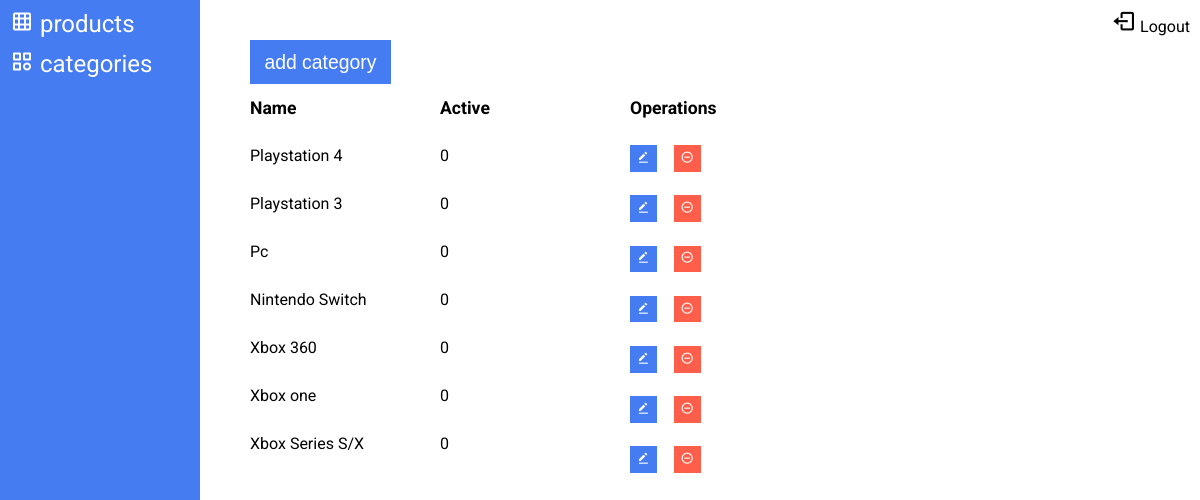
Page /php/categories_list.php (signed in) on the committed database.
### tables this page shows
CREATE TABLE `category` (
  `category_id` int(10) UNSIGNED NOT NULL,
  `name` varchar(255) NOT NULL,
  `description` text,
  `active` tinyint(1) NOT NULL
);

### php/categories_list.php (the view, shortened to what this page needs)
<?php
include("db_connect.php");
$sql = "SELECT * FROM category";
$result = mysqli_query($conn, $sql);
?>
<!DOCTYPE html>
<html lang="en">
<head>
  <link rel="stylesheet" href="../assets/css/product_list.css">
  <link rel="stylesheet" href="../assets/css/style.css">
  <link href='https://unpkg.com/boxicons@2.1.2/css/boxicons.min.css' rel='stylesheet'>
</head>
<body>
  <div id="container">
    <header>
    <a href="logout.php">
        <i class='bx bx-log-out bx-sm'></i>
        Logout
      </a>
    </header>
    <?php include 'nav.php'; ?>
    <div class="inner-container">
      <button class="product-add">
        <a class="product-add" href="add_category.php">add category</a>
      </button>
      <div class="table">
        <div class="column">
          <div class="column-title">Name</div>
          <?php
          if ($result) {
            while ($row = mysqli_fetch_assoc($result)) {
              echo $row['name'] . '<br>';
            }
          }
          ?>
        </div>
        <div class="column">
          <div class="column-title">Active</div>
          <?php
          $result = mysqli_query($conn, $sql);
          if ($result) {
            while ($row = mysqli_fetch_assoc($result)) {
              echo $row['active'] . '<br>';
            }
          }
          ?>
        </div>
        <div class="column">
          <div class="column-title">Operations</div>
          <?php
          $result = mysqli_query($conn, $sql);
          if ($result) {
            while ($row = mysqli_fetch_assoc($result)) {
              $id = $row['category_id'];
              echo
              '<button class="button-edit">
                <a href="category_edit.php?updateid=' . $id . '"><i class="bx bxs-edit-alt"></i></a>
                </button>
                <button class="button-delete">
                <a href="category_delete.php?deleteid=' . $id . '" name="deleteid"><i class="bx bx-minus-circle" ></i></a>
                </button> <br>';
            }
          }
          ?>
        </div>
      </div>
    </div>
  </div>
</body>
</html>

### php/nav.php
<nav>
    <a href="product_list.php">
    <i class='bx bx-grid'></i>
      products
    </a>
    <a href="categories_list.php">
    <i class='bx bx-category'></i>
      categories
    </a>
</nav>

### assets/css/product_list.css (style rules this page uses)
.inner-container { padding-left: 50px; }
.table { display: grid; grid-template-columns: 1fr 1fr 1fr 1fr; width: 80%; }
.column-title { font-weight: bold; font-size: 1.1em; }
.column { line-height: 3em; }
.button-edit { background-color: #467CF1; margin: 1em 1em 0.5em 0; height: 2em; border: none; width: 2em; }
.button-delete { background-color: #FF5E4B; height: 2em; border: none; width: 2em; }
.bxs-edit-alt { color: white; }
.bx-minus-circle { color: white; }
.product-add { background-color: #467CF1; text-decoration: none; color: white; border: none; height: 2.5em; width: 8em; font-size: 1.1em; }

### assets/css/style.css (style rules this page uses)
body, html { margin: 0; padding: 0; height: 100%; font-family: 'Roboto', sans-serif; }
#container { height: 100%; display: grid; grid-template-columns: 1fr 5fr; grid-template-rows: 5% 95%; }
header { grid-column: 2; display: grid; text-align: right; padding: 1% 1% 0 0; }
header a { text-decoration: none; color: black; }
nav { background-color: #467CF1; color: white; grid-row: 1 / span 2; display: grid; grid-template-rows: 5% 5%; }
nav a { text-decoration: none; color: white; font-size: 1.5em; margin: 10px; }

### rows in the picture
category: name "Playstation 4", active "0"
category: name "Playstation 3", active "0"
category: name "Pc", active "0"
category: name "Nintendo Switch", active "0"
category: name "Xbox 360", active "0"
category: name "Xbox one", active "0"
category: name "Xbox Series S/X", active "0"
